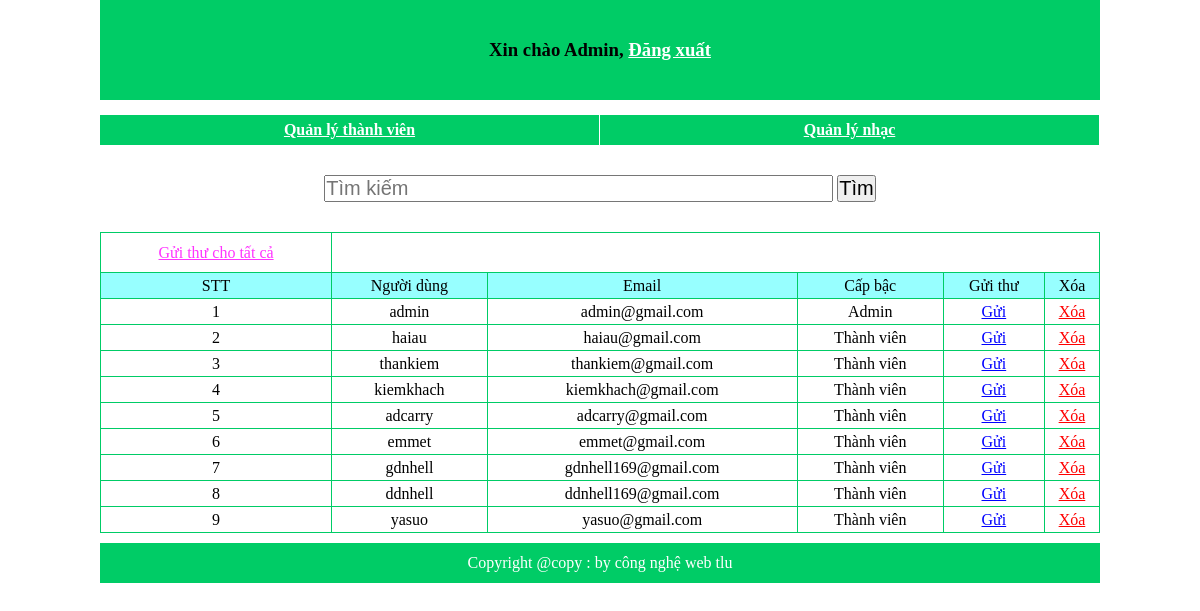
/admin/list_user.php (signed in), run on the app's committed database.
### tables this page shows
CREATE TABLE `thanhvien` (
  `matv` int(10) UNSIGNED NOT NULL,
  `ho` varchar(30) NOT NULL,
  `ten` varchar(30) NOT NULL,
  `taikhoan` varchar(30) NOT NULL,
  `email` varchar(50) NOT NULL,
  `matkhau` varchar(30) NOT NULL,
  `capbac` int(1) NOT NULL
);

### admin/templates/show_user.php (the view)
<?php
	echo"<tr>";
		echo"<td>$stt</td>";
		echo"<td>$data[taikhoan]</td>";
		echo"<td>$data[email]</td>";
		if($data['capbac'] == 1)
		{
			echo "<td>Admin</td>";
		}
		else
		{
			echo "<td>Thành viên</td>";
		}
		echo"<td><a href='send_mail.php?matv=$data[matv]' style='color:blue;'>Gửi</a></td>";
		echo"<td><a href='del_list_user.php?matv=$data[matv]' onclick='return show_confirm()' style='color:red;'>Xóa</a></td>";
		echo"</tr>";
?>

### admin/list_user.php (shortened to what this page needs)
<?php
    if($_SESSION["capbac"] == 1)
    {
        require("templates/header.php");
        echo"<form action='../admin/list_user.php'>";
        require("../search/search_admin.php");
        if (isset($_REQUEST['ok']))
        {
            $timkiem = addslashes(stripslashes($_GET['timkiem']));
            if (empty($timkiem))
            {
                echo "<p style= 'color:red;'>* Dữ liệu tìm kiếm không được để trống</p>";
            }
            else
            {
                $sql = "SELECT * FROM thanhvien WHERE ho LIKE '%$timkiem%' OR ten LIKE '%$timkiem%' OR taikhoan LIKE '%$timkiem%' OR email LIKE '%$timkiem%'";
                require("../config/connect.php");
                $kq = mysqli_query($conn,$sql);
                $num = mysqli_num_rows($kq);
                if ($num > 0 && $timkiem != "")
                {
                    echo "<p style='color:#0000FF;'>$num kết quả trả về với từ khóa <b>$timkiem</b></p>";
                    echo '<table border="1" cellspacing="0" cellpadding="10">';
                    require("templates/table_user.php");
                    $stt=1;
                    while ($data = mysqli_fetch_assoc($kq))
                    {
                        require("templates/show_user.php");
                        $stt++;
                    }
                }
                else
                {
                    echo"<p style='color:red;'>* Không tìm thấy kết quả!;</p>";
                }
                mysqli_close($conn);
            }
                echo"</table>";
            echo"</div>";
        }
        else
        {
            echo"<tr style='height: 40px;'>";
                echo"<td><a style='color: #FF33FF;' href='send_mail_all.php'>Gửi thư cho tất cả</a></td>";
            echo"</tr>";
            require("templates/table_user.php");
            require("../config/connect.php");
            $sql = "SELECT * FROM thanhvien";
            $kq = mysqli_query($conn,$sql);
            $stt = 1;
            while ($data = mysqli_fetch_assoc($kq))
            {
                require("templates/show_user.php");
                $stt++;
            }
        }
    require("templates/footer.php");
    }
    else
    {
        ob_start();
        header('Location: ../index.php');
        ob_end_flush();
    }
?>

### css/style-admin.css (style rules this page uses)
* { padding: 0px; margin: 0px; }
body { width: 1000px; margin: auto; }
#duoi table tr { border: 1px solid #0C6; line-height: 25px; }
#duoi table td { border: 1px solid #0C6; }

### data on the page
thanhvien: stt "1", taikhoan "admin", email "admin@gmail.com", capbac "Admin"
thanhvien: stt "2", taikhoan "haiau", email "haiau@gmail.com", capbac "Thành viên"
thanhvien: stt "3", taikhoan "thankiem", email "thankiem@gmail.com", capbac "Thành viên"
thanhvien: stt "4", taikhoan "kiemkhach", email "kiemkhach@gmail.com", capbac "Thành viên"
thanhvien: stt "5", taikhoan "adcarry", email "adcarry@gmail.com", capbac "Thành viên"
thanhvien: stt "6", taikhoan "emmet", email "emmet@gmail.com", capbac "Thành viên"
thanhvien: stt "7", taikhoan "gdnhell", email "gdnhell169@gmail.com", capbac "Thành viên"
thanhvien: stt "8", taikhoan "ddnhell", email "ddnhell169@gmail.com", capbac "Thành viên"
thanhvien: stt "9", taikhoan "yasuo", email "yasuo@gmail.com", capbac "Thành viên"
